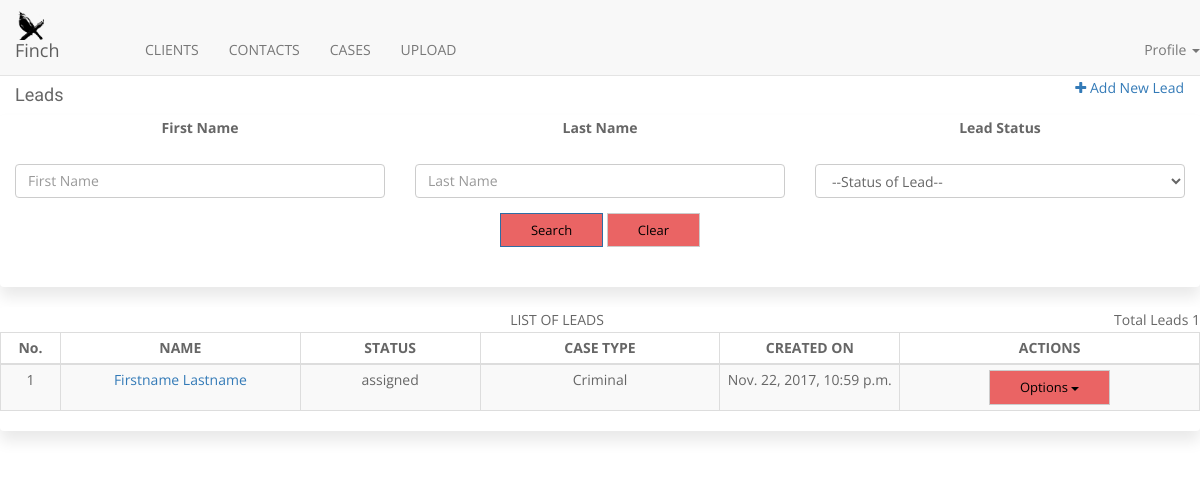
Page /leads/list/ on the committed database.
### leads/models.py (models this page shows, shortened)
class Lead(models.Model):
    title = models.CharField(
        pgettext_lazy("Treatment Pronouns for the customer", "Title"),
        max_length=64, blank=True, null=True)
    first_name = models.CharField(("First name"), max_length=255)
    last_name = models.CharField(("Last name"), max_length=255)
    email = models.EmailField()
    phone = models.CharField(max_length=20, null=True, blank=True)
    account = models.ForeignKey(Account, related_name='Leads', on_delete=models.CASCADE, blank=True, null=True)
    status = models.CharField(_("Status of Lead"), max_length=255,
                              blank=True, null=True, choices=LEAD_STATUS)
    source = models.CharField(_("Source of Lead"), max_length=255,
                              blank=True, null=True, choices=LEAD_SOURCE)
    address = models.ForeignKey(Address, related_name='leadaddress', on_delete=models.CASCADE, null=True, blank=True)
    casetype = models.CharField(_("Case Type"), max_length=255, blank=True, null=True)
    description = models.TextField(blank=True, null=True)
    assigned_to = models.ManyToManyField(User, related_name='lead_assigned_users')
    teams = models.ManyToManyField(Team)
    account_name = models.CharField(max_length=255, null=True, blank=True)
    opportunity_amount = models.DecimalField(
        _("Opportunity Amount"), decimal_places=2, max_digits=12,
        blank=True, null=True)
    created_by = models.ForeignKey(User, related_name='lead_created_by', on_delete=models.CASCADE)
    created_on = models.DateTimeField(_("Created on"), auto_now_add=True)
    is_active = models.BooleanField(default=False)
    enquery_type = models.CharField(max_length=255, blank=True, null=True)

### leads/views.py (the view)
def leads_list(request):
    lead_obj = Lead.objects.all()
    page = request.POST.get('per_page')
    first_name = request.POST.get('first_name')
    last_name = request.POST.get('last_name')
    city = request.POST.get('city')
    email = request.POST.get('email')
    if first_name:
        lead_obj = Lead.objects.filter(first_name__icontains=first_name)
    if last_name:
        lead_obj = Lead.objects.filter(last_name__icontains=last_name)
    if city:
        lead_obj = Lead.objects.filter(address=Address.objects.filter
                                       (city__icontains=city))
    if email:
        lead_obj = Lead.objects.filter(email__icontains=email)
    return render(request, 'leads/leads.html', {
        'lead_obj': lead_obj, 'per_page': page})

### templates/leads/leads.html (shortened to what this page needs)
{% extends 'base.html' %}
{% load staticfiles %}
{% load paginate %}
{% block content %}
<div class="main_container">
  <div class="row marl heading_create">
    <div class="heading col-md-12">
      <div class="col-md-6">
        <h4>Leads</h4>
      </div>
      <div class="col-md-6">
        <div class="create_new text-right">
          <a href="{% url 'leads:add_lead'%}"><i class="fa fa-plus"></i> Add New Lead</a>
        </div>
      </div>
    </div>
  </div>
  <div class="filter_row row marl">
    <div class="col-md-12">
      <div class="panel panel-default">
        <form id="leads_filter" action="" method="POST">{%csrf_token%}
          <div class="panel-content text-center">
            <div class="filter_col col-md-4">
              <div class="form-group">
                <label for="exampleInputEmail1">First Name</label>
                <input type="text" class="form-control" placeholder="First Name" name="first_name" value="{{request.POST.first_name}}">
              </div>
            </div>
            <div class="filter_col col-md-4">
              <div class="form-group">
                <label for="exampleInputEmail1">Last Name</label>
                <input type="text" class="form-control" placeholder="Last Name" name="last_name" value="{{request.POST.last_name}}">
              </div>
            </div>
            <div class="filter_col col-md-4">
              <div class="form-group">
                <label for="exampleInputEmail1">Lead Status</label>
                <select class="form-control" id="id_status" name="status" >
                  <option value="">--Status of Lead--</option>
                </select>
              </div>
            </div>
            <div class="filter_col text-center">
              <div class="form-group">
                <button class="btn btn-primary" type="submit">Search</button>
                <a href="{% url 'leads:list' %}" class="btn btn-default">Clear</a>
              </div>
            </div>
          </div>
        </form>
        <br clear="all">
      </div>
    </div>
  </div>
  <div class="table_container_row row marl">
    <div class="col-md-12">
      <div class="panel panel-default">
        <div class="panel-heading-list text-center">
          LIST OF LEADS
          <span class="pull-right total_count">{% if show_pageitems %} {% show_pageitems %}{% else %}Total Leads {{ lead_obj|length }}{% endif %}</span>
        </div>
        <div class="panel-content">
          <table class="table table-bordered table-striped table-condensed">
            <thead>
              <tr>
                <th width="5%" style="text-align:center;">No.</th>
                <th width="20%" style="text-align:center;">NAME</th>
                <th width="15%" style="text-align:center;">STATUS</th>
                <th width="20%" style="text-align:center;">CASE TYPE</th>
                <th width="15%" style="text-align:center;">CREATED ON</th>
                <th width="25%" style="text-align:center;">ACTIONS</th>
              </tr>
            </thead>
            <tbody>
              {% for lead in lead_obj %}
              <tr class="text-center">
                <td scope="row">{{ forloop.counter }}</td>
                <td><a href="{% url 'leads:view_lead' lead.id %}">{{ lead.first_name }} {{ lead.last_name }}</a></td>
                <td>{{ lead.status }}</td>
                <td>{{ lead.casetype }}</td>
                <td>{{ lead.created_on }}</td>
                <td>
                  <div class="dropdown">
                      <button class="btn btn-default dropdown-toggle"  id="dropdownMenu1" data-toggle="dropdown" aria-haspopup="true" aria-expanded="true">
                        Options
                        <span class="caret"></span>
                      </button>
                    </div>
                </td>
              </tr>
              {% endfor %}
            </tbody>
          </table>
        </div>
      </div>
    </div>
  </div>
</div>
{% endblock %}

### static/css/main.css (style rules this page uses)
body { font-family: 'Open Sans', sans-serif; background: #fff; font-size: 14px; font-weight: 400; -webkit-box-sizing: border-box; -moz-box-sizing: border-box; box-sizing: border-box; -webkit-font-smoothing: subpixel-antialiased; color: #666; line-height: 25px; -webkit-backface-visibility: hidden; backface-visibility: hidden; }
.text-right { margin-right: 1px; }
h1, h2, h3, h4 { font-family: 'Muli', sans-serif; font-weight: 400; }
a { -webkit-transition: all 0.2s linear; -moz-transition: all 0.2s linear; -o-transition: all 0.2s linear; transition: all 0.2s linear; }
.btn, button { padding: 7px 30px; border-radius: 0px; font-weight: 400; color: black; background-color: #ea6464; font-size: 13px; -webkit-transition: all 0.2s linear; -moz-transition: all 0.2s linear; -o-transition: all 0.2s linear; transition: all 0.2s linear; display: inline-block; }
.form-group label { margin-bottom: 24px; }
.form-group .form-control { background: #ffffff; padding-right: 30px; color: #666; position: relative; box-shadow: none; }
i { transition: all 0.3s ease-in-out; }
.panel { box-shadow: 0 10px 15px rgba(0,0,0,.09); border: none; }

### rows in the picture
Lead: first_name "Firstname", last_name "Lastname", status "assigned", casetype "Criminal", created_on "Nov. 22, 2017, 10:59 p.m."

### other values in the picture
{{ lead_obj|length }} "1"
